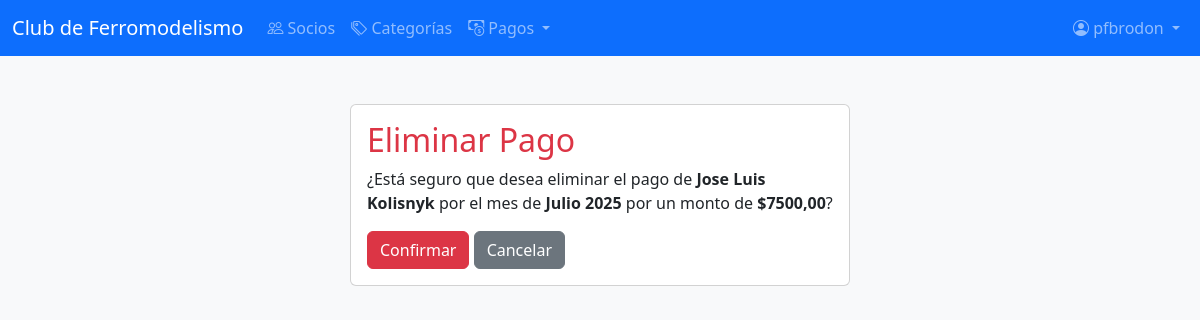
/socios/pagos/eliminar/10/ (signed in), run on the app's committed database.
### socios/models.py (models this page shows, shortened)
class Pago(models.Model):
    METODO_PAGO_CHOICES = (
        ('efectivo', 'Efectivo'),
        ('transferencia', 'Transferencia'),
        ('debito', 'Débito'),
        ('credito', 'Crédito'),
    )
    socio = models.ForeignKey(Socio, on_delete=models.CASCADE, related_name='pagos')
    concepto = models.ForeignKey(Concepto, on_delete=models.PROTECT, related_name='pagos', null=True)
    monto = models.DecimalField(max_digits=10, decimal_places=2)
    fecha_pago = models.DateField(default=timezone.now)
    mes_correspondiente = models.CharField(max_length=20, help_text="Mes al que corresponde el pago (ej: Enero 2025)")
    metodo_pago = models.CharField(max_length=15, choices=METODO_PAGO_CHOICES, default='efectivo')
    comprobante = models.CharField(max_length=100, blank=True, null=True, help_text="Número de comprobante o referencia")
    comentarios = models.TextField(blank=True, null=True)
    class Meta:
        verbose_name = "Pago"
        verbose_name_plural = "Pagos"
        ordering = ['-fecha_pago']

class Socio(models.Model):
    usuario = models.OneToOneField(User, on_delete=models.CASCADE, related_name='socio', null=True, blank=True)
    nombre = models.CharField(max_length=50)
    apellido = models.CharField(max_length=50)
    direccion = models.CharField(max_length=200)
    dni = models.CharField(max_length=20, unique=True)
    categoria = models.ForeignKey(Categoria, on_delete=models.PROTECT, related_name='socios', null=True)
    email = models.EmailField()
    celular = models.CharField(max_length=20)
    fecha_nacimiento = models.DateField()
    fecha_alta = models.DateField(auto_now_add=True)
    es_administrador = models.BooleanField(default=False)
    class Meta:
        verbose_name = "Socio"
        verbose_name_plural = "Socios"

### socios/views.py (the view, shortened to what this page needs)
# urls.py: path('pagos/eliminar/<int:pk>/', PagoDeleteView.as_view(), name='eliminar_pago'),
class PagoDeleteView(LoginRequiredMixin, EsAdministradorMixin, DeleteView):
    model = Pago
    template_name = 'socios/pago_confirm_delete.html'
    login_url = 'socios:login'

### socios/views.py (called while the page is built)
    def test_func(self):
        if self.request.user.is_superuser:
            return True
        if hasattr(self.request.user, 'socio'):
            return self.request.user.socio.es_administrador
        return False

### socios/templates/socios/pago_confirm_delete.html (shortened to what this page needs)
{% extends 'base.html' %}
{% block content %}
  <div class="card mx-auto mt-5" style="max-width: 500px;">
    <div class="card-body">
      <h2 class="card-title text-danger">Eliminar Pago</h2>
      <p>¿Está seguro que desea eliminar el pago de <strong>{{ object.socio.nombre }} {{ object.socio.apellido }}</strong> por el mes de <strong>{{ object.mes_correspondiente }}</strong> por un monto de <strong>${{ object.monto }}</strong>?</p>
      <form method="post">
        <button type="submit" class="btn btn-danger">Confirmar</button>
        <a href="{% url 'socios:detalle_socio' object.socio.pk %}" class="btn btn-secondary">Cancelar</a>
      </form>
    </div>
  </div>
{% endblock %}

### socios/templates/base.html (shortened to what this page needs)
<!DOCTYPE html>
<html lang="es">
<head>
        <link href="https://cdn.jsdelivr.net/npm/bootstrap@5.3.2/dist/css/bootstrap.min.css" rel="stylesheet">
        <link rel="stylesheet" href="https://cdn.jsdelivr.net/npm/bootstrap-icons@1.10.0/font/bootstrap-icons.css">
</head>
<body class="bg-light">
        <nav class="navbar navbar-expand-lg navbar-dark bg-primary mb-4">
            <div class="container-fluid">
                <a class="navbar-brand" href="/">Club de Ferromodelismo</a>
                <div class="collapse navbar-collapse" id="navbarNav">
                    <ul class="navbar-nav me-auto mb-2 mb-lg-0">
                        {% if user.is_authenticated %}
                            {% if user.is_superuser or user.socio.es_administrador %}
                                <li class="nav-item">
                                    <a class="nav-link" href="{% url 'socios:listar' %}">
                                        <i class="bi bi-people"></i> Socios
                                    </a>
                                </li>
                                <li class="nav-item">
                                    <a class="nav-link" href="{% url 'socios:listar_categorias' %}">
                                        <i class="bi bi-tags"></i> Categorías
                                    </a>
                                </li>
                                <li class="nav-item dropdown">
                                    <a class="nav-link dropdown-toggle" href="#" id="navbarDropdown" role="button" data-bs-toggle="dropdown" aria-expanded="false">
                                        <i class="bi bi-cash-coin"></i> Pagos
                                    </a>
                                </li>
                            {% else %}
                                <li class="nav-item">
                                    <a class="nav-link" href="{% url 'socios:mi_perfil' %}">
                                        <i class="bi bi-person-circle"></i> Mi Perfil
                                    </a>
                                </li>
                            {% endif %}
                        {% endif %}
                    </ul>
                    <ul class="navbar-nav ms-auto">
                        {% if user.is_authenticated %}
                            <li class="nav-item dropdown">
                                <a class="nav-link dropdown-toggle" href="#" id="userDropdown" role="button" data-bs-toggle="dropdown" aria-expanded="false">
                                    <i class="bi bi-person-circle"></i>
                                    {% if user.socio %}
                                        {{ user.socio.nombre }} {{ user.socio.apellido }}
                                    {% else %}
                                        {{ user.username }}
                                    {% endif %}
                                </a>
                            </li>
                        {% endif %}
                    </ul>
                </div>
            </div>
        </nav>
        <div class="container">
            {% block content %}{% endblock %}
        </div>
</body>
</html>

### data on the page
Pago: socio.nombre "Jose Luis", socio.apellido "Kolisnyk", mes_correspondiente "Julio 2025", monto "7500,00"

### other printed values
{{ user.username }} "pfbrodon"
